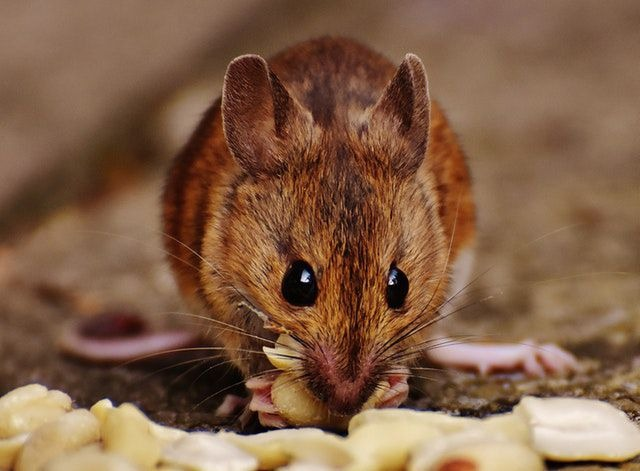
#> input picture industrial vison/images/industrial.jpg, 640 x 471 px
$ python 07_rgb_to_lab_comparison.py
#> lines starting #> are read from the running program, lines starting #| are printed output that depends on the picture
import cv2
import matplotlib.pyplot as plt

image = cv2.imread("../images/industrial.jpg")
#> image is the input picture: shape (471, 640, 3); mean B, G, R 71.2, 96.1, 130.6
image_rgb = cv2.cvtColor(image, cv2.COLOR_BGR2RGB)

lab = cv2.cvtColor(image, cv2.COLOR_BGR2LAB)
#> lab: shape (471, 640, 3); mean of channels 0, 1, 2 110.3, 139.2, 147.8

L, A, B = cv2.split(lab)
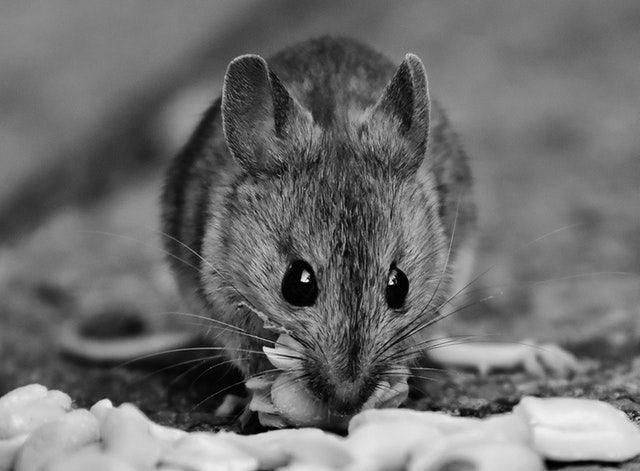
#> L: shape (471, 640); min 0, max 253, mean 110.3
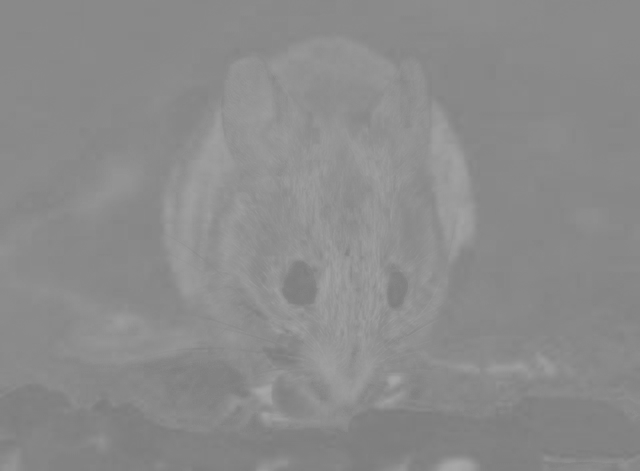
#> A: shape (471, 640); min 124, max 167, mean 139.2
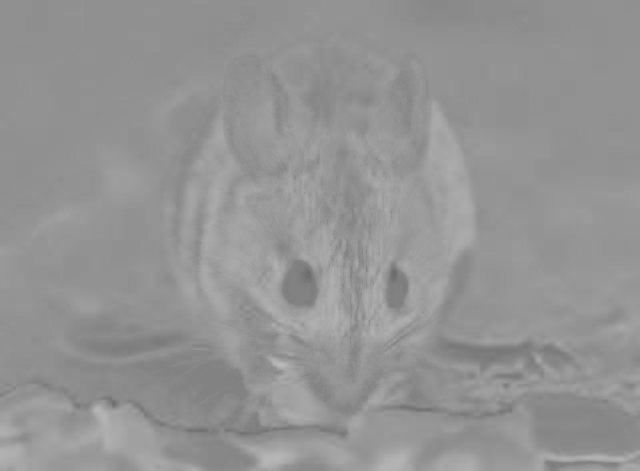
#> B: shape (471, 640); min 107, max 187, mean 147.8

plt.figure(figsize=(12, 8))

plt.subplot(2, 3, 1)
plt.imshow(image_rgb)
plt.title("RGB Image")
plt.axis("off")

plt.subplot(2, 3, 2)
plt.imshow(lab)
plt.title("LAB Image")
plt.axis("off")

plt.subplot(2, 3, 3)
plt.imshow(L, cmap="gray")
plt.title("L - Lightness")
plt.axis("off")

plt.subplot(2, 3, 4)
plt.imshow(A, cmap="gray")
plt.title("A Channel")
plt.axis("off")

plt.subplot(2, 3, 5)
plt.imshow(B, cmap="gray")
plt.title("B Channel")
plt.axis("off")

plt.tight_layout()
plt.show()
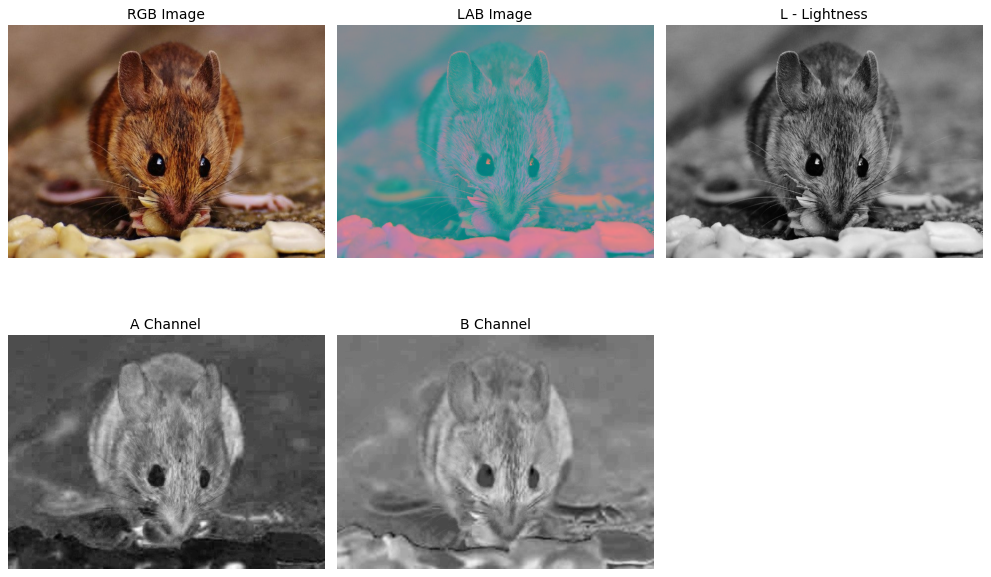
#> figure drawn by matplotlib, 5 panels
